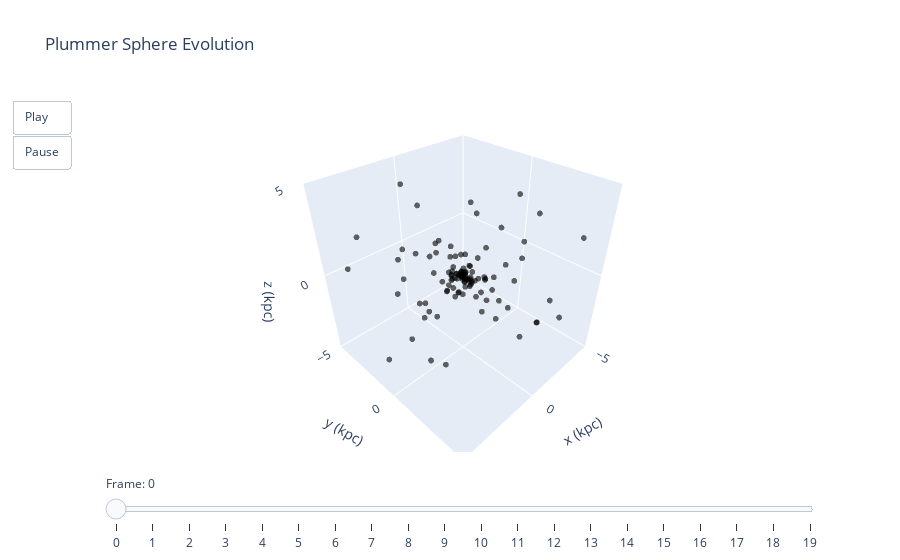

This figure's notebook cell:
### Code cell
import plotly.graph_objects as go

# Get snapshots at regular intervals
n_frames = 20
frame_indices = np.linspace(0, len(simNFW.times) - 1, n_frames, dtype=int)

# Sample every nth particle
particle_step = 10

# Determine axis limits from all frames
all_coords = []
for idx in frame_indices:
    snap = simNFW.pyn_snap(timestep=idx)
    all_coords.extend(snap['x'][::particle_step])
    all_coords.extend(snap['y'][::particle_step])
    all_coords.extend(snap['z'][::particle_step])
max_range = max(abs(min(all_coords)), abs(max(all_coords)))

# Create frames for animation
frames = []
for i, idx in enumerate(frame_indices):
    snap = simNFW.pyn_snap(timestep=idx)
    x = snap['x'][::particle_step]
    y = snap['y'][::particle_step]
    z = snap['z'][::particle_step]
    
    frames.append(go.Frame(
        data=[go.Scatter3d(
            x=x, y=y, z=z,
            mode='markers',
            marker=dict(size=2, color='black', opacity=0.6)
        )],
        name=str(i)
    ))

# Initial data
snap_init = simNFW.pyn_snap(timestep=0)
x0 = snap_init['x'][::particle_step]
y0 = snap_init['y'][::particle_step]
z0 = snap_init['z'][::particle_step]

# Create figure
fig = go.Figure(
    data=[go.Scatter3d(
        x=x0, y=y0, z=z0,
        mode='markers',
        marker=dict(size=2, color='black', opacity=0.6)
    )],
    layout=go.Layout(
        title='Plummer Sphere Evolution',
        scene=dict(
            xaxis_title='x (kpc)',
            yaxis_title='y (kpc)',
            zaxis_title='z (kpc)',
            xaxis=dict(range=[-5, 5]),
            yaxis=dict(range=[-5, 5]),
            zaxis=dict(range=[-5, 5]),
            aspectmode='cube'
        ),
        updatemenus=[dict(
            type='buttons',
            showactive=False,
            buttons=[
                dict(label='Play',
                     method='animate',
                     args=[None, dict(frame=dict(duration=100, redraw=True),
                                      fromcurrent=True, mode='immediate')]),
                dict(label='Pause',
                     method='animate',
                     args=[[None], dict(frame=dict(duration=0, redraw=False),
                                        mode='immediate')])
            ]
        )],
        sliders=[dict(
            steps=[dict(method='animate',
                        args=[[str(i)], dict(mode='immediate',
                                             frame=dict(duration=100, redraw=True))],
                        label=str(i)) for i in range(len(frames))],
            active=0,
            transition=dict(duration=0),
            currentvalue=dict(prefix='Frame: ')
        )]
    ),
    frames=frames
)

fig.show()

### Figure 1 — Plotly figure (JSON) as saved in the notebook; plotly's stock layout.template omitted (floating-point values rounded to 4 significant figures; data arrays with more than 128 entries replaced by an {"elided": "..."} marker saying what was removed)
{"data": [{"marker": {"color": "black", "opacity": 0.6, "size": 2}, "mode": "markers", "type": "scatter3d", "x": {"elided": "382 float values"}, "y": {"elided": "382 float values"}, "z": {"elided": "382 float values"}}], "layout": {"scene": {"aspectmode": "cube", "xaxis": {"range": [-5, 5], "title": {"text": "x (kpc)"}}, "yaxis": {"range": [-5, 5], "title": {"text": "y (kpc)"}}, "zaxis": {"range": [-5, 5], "title": {"text": "z (kpc)"}}}, "sliders": [{"active": 0, "currentvalue": {"prefix": "Frame: "}, "steps": [{"args": [["0"], {"frame": {"duration": 100, "redraw": true}, "mode": "immediate"}], "label": "0", "method": "animate"}, {"args": [["1"], {"frame": {"duration": 100, "redraw": true}, "mode": "immediate"}], "label": "1", "method": "animate"}, {"args": [["2"], {"frame": {"duration": 100, "redraw": true}, "mode": "immediate"}], "label": "2", "method": "animate"}, {"args": [["3"], {"frame": {"duration": 100, "redraw": true}, "mode": "immediate"}], "label": "3", "method": "animate"}, {"args": [["4"], {"frame": {"duration": 100, "redraw": true}, "mode": "immediate"}], "label": "4", "method": "animate"}, {"args": [["5"], {"frame": {"duration": 100, "redraw": true}, "mode": "immediate"}], "label": "5", "method": "animate"}, {"args": [["6"], {"frame": {"duration": 100, "redraw": true}, "mode": "immediate"}], "label": "6", "method": "animate"}, {"args": [["7"], {"frame": {"duration": 100, "redraw": true}, "mode": "immediate"}], "label": "7", "method": "animate"}, {"args": [["8"], {"frame": {"duration": 100, "redraw": true}, "mode": "immediate"}], "label": "8", "method": "animate"}, {"args": [["9"], {"frame": {"duration": 100, "redraw": true}, "mode": "immediate"}], "label": "9", "method": "animate"}, {"args": [["10"], {"frame": {"duration": 100, "redraw": true}, "mode": "immediate"}], "label": "10", "method": "animate"}, {"args": [["11"], {"frame": {"duration": 100, "redraw": true}, "mode": "immediate"}], "label": "11", "method": "animate"}, {"args": [["12"], {"frame": {"duration": 100, "redraw": true}, "mode": "immediate"}], "label": "12", "method": "animate"}, {"args": [["13"], {"frame": {"duration": 100, "redraw": true}, "mode": "immediate"}], "label": "13", "method": "animate"}, {"args": [["14"], {"frame": {"duration": 100, "redraw": true}, "mode": "immediate"}], "label": "14", "method": "animate"}, {"args": [["15"], {"frame": {"duration": 100, "redraw": true}, "mode": "immediate"}], "label": "15", "method": "animate"}, {"args": [["16"], {"frame": {"duration": 100, "redraw": true}, "mode": "immediate"}], "label": "16", "method": "animate"}, {"args": [["17"], {"frame": {"duration": 100, "redraw": true}, "mode": "immediate"}], "label": "17", "method": "animate"}, {"args": [["18"], {"frame": {"duration": 100, "redraw": true}, "mode": "immediate"}], "label": "18", "method": "animate"}, {"args": [["19"], {"frame": {"duration": 100, "redraw": true}, "mode": "immediate"}], "label": "19", "method": "animate"}], "transition": {"duration": 0}}], "title": {"text": "Plummer Sphere Evolution"}, "updatemenus": [{"buttons": [{"args": [null, {"frame": {"duration": 100, "redraw": true}, "fromcurrent": true, "mode": "immediate"}], "label": "Play", "method": "animate"}, {"args": [[null], {"frame": {"duration": 0, "redraw": false}, "mode": "immediate"}], "label": "Pause", "method": "animate"}], "showactive": false, "type": "buttons"}]}}
